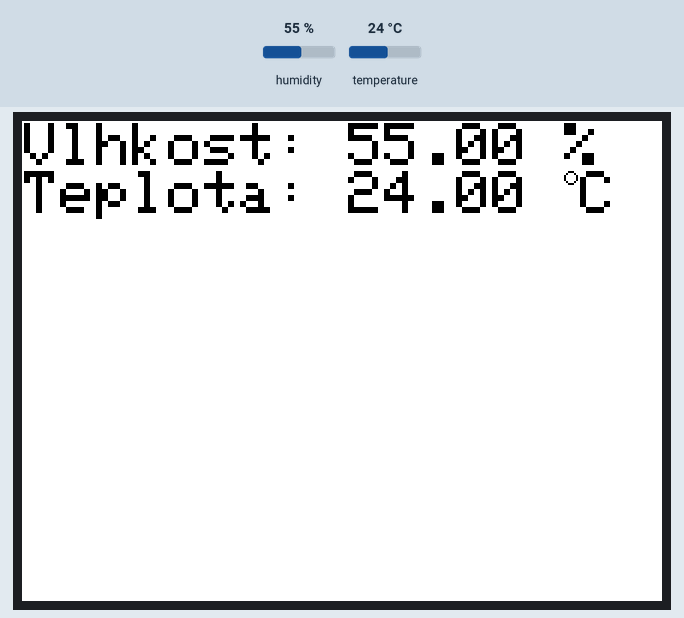
Simulated run of this sketch. Board: Arduino Mega 2560, built with avr-gcc and run on an emulated ATmega2560. On the bench: 320×240 colour display. Inputs (shaded band) come from the test bench; at power-on: humidity 55 %, temperature 24 °C.

Above: at 1.4 s.
1.5 s: humidity set to 22 %
At 3.9 s:
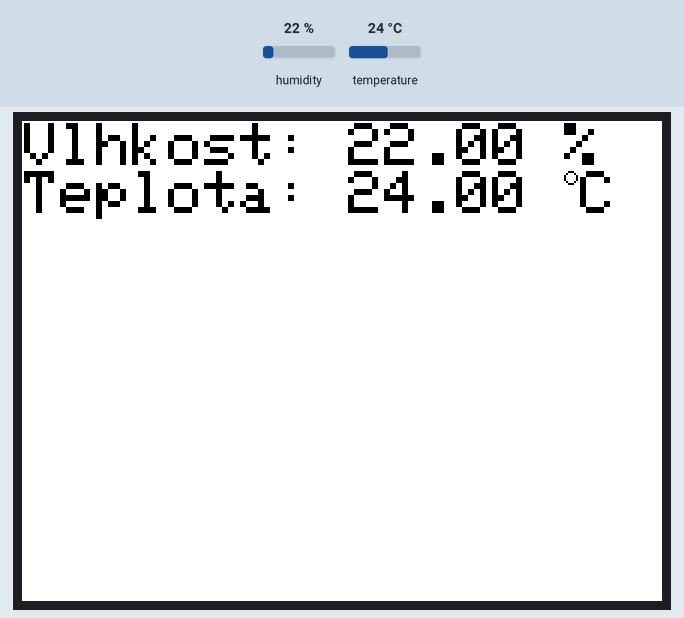
4.8 s: temperature set to 12 °C
At 6.1 s:
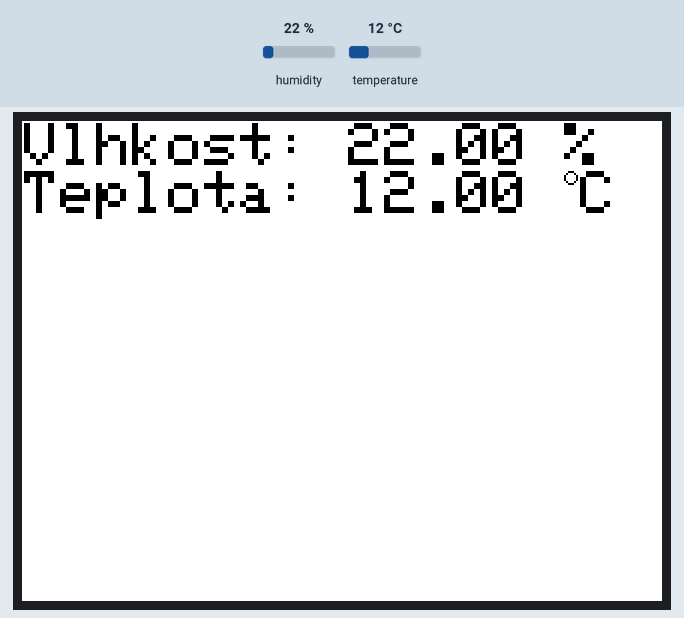
8.1 s: humidity set to 40 %
At 10.9 s:
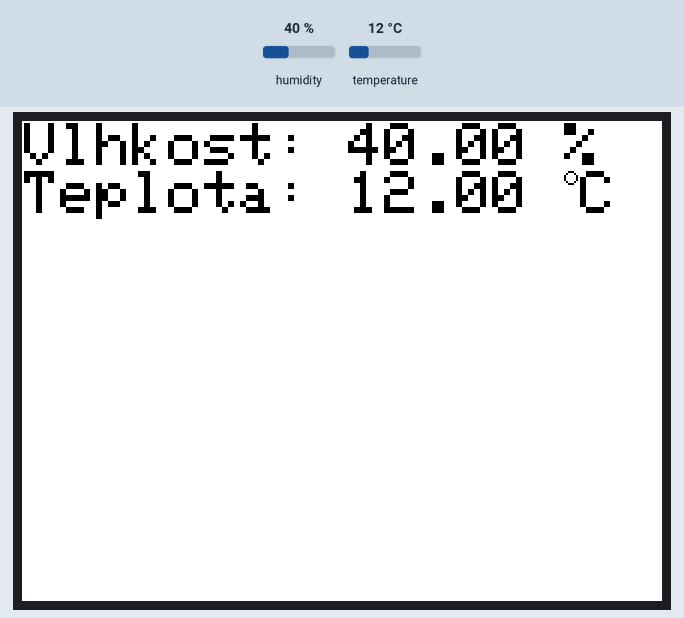
11.7 s: temperature set to 19 °C
Timing chart, 0 to 14.7 s (numbered marks = the images above; inputs shaded):
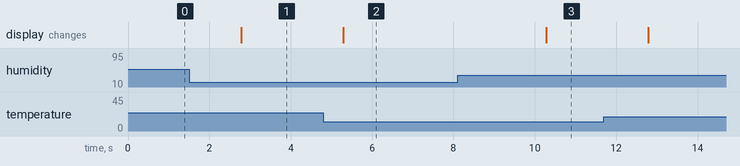

The sketch:

Vlhkomer.ino
```cpp
#include "DHT.h"
#define pinDHT 53

#define typDHT22 DHT22

DHT myDHT(pinDHT, typDHT22);

#include <LCDWIKI_GUI.h>
#include <LCDWIKI_SPI.h>

#include "SPI.h"
#include "Adafruit_GFX.h"
#include "Adafruit_ILI9341.h"

#define TFT_DC A3
#define TFT_CS A5
#define TFT_MOSI 51
#define TFT_CLK 52
#define TFT_RST A4
#define TFT_MISO 50
Adafruit_ILI9341 tft = Adafruit_ILI9341(TFT_CS, TFT_DC, TFT_MOSI, TFT_CLK, TFT_RST, TFT_MISO);

#include <SoftwareSerial.h>
const int RX = 13;
const int TX = 12;
SoftwareSerial bluetooth(TX, RX);

const long int timeUnit = 2500; // po kolika ms to má obnovovat data
const long int showedTime = 60; // kolik vteřin to má ukazovat

#include "plot.h"
Plot myPlot(1, 50, 318, 189, 100, 0, 50, 0, showedTime, timeUnit, ILI9341_BLUE, ILI9341_RED);

float tem;
float hum;
long int timeMillis;
long int nowTime;

void setup() {
  myDHT.begin();
  tft.begin();
  bluetooth.begin(9600);
  bluetooth.println("Arduino vlhkoměr je zapnutý");
  tft.setRotation(3);
  tft.fillScreen(ILI9341_WHITE);
  yield();
  tft.setTextColor(ILI9341_BLACK, ILI9341_WHITE);
  tft.setTextSize(3);
  timeMillis = -timeUnit;
  myPlot.Show(tft);
}

void loop() {
  nowTime = (long int) millis();
  if ((timeUnit - (nowTime - timeMillis)) > 0)
  {
  delay(timeUnit - (nowTime - timeMillis));
  }
  timeMillis = (long int) millis();

  tem = myDHT.readTemperature();
  hum = myDHT.readHumidity();

  if (isnan(tem) || isnan(hum)) {
    tft.setCursor(1, 1);
    tft.setTextSize(6);
    tft.println("Chyba    ");
    bluetooth.println("Chyba");
    tft.setTextSize(3);
  } else {
    tft.setCursor(1, 1);
    tft.print("Vlhkost: ");
    tft.print(hum);
    tft.println(" %");
    tft.setCursor(1, tft.getCursorY());
    tft.print("Teplota: ");
    tft.print(tem);
    tft.print(" ");
    printDegreeCharacter(tft, 3, ILI9341_BLACK);
    tft.print("C");
    bluetooth.print("Vlhkost: ");
    bluetooth.print(hum);
    bluetooth.print(" %, ");
    bluetooth.print("Teplota: ");
    bluetooth.print(tem);
    bluetooth.println(" °C");
    myPlot.Refresh(tft, hum, tem);
  }
}
```

plot.h
```cpp
#ifndef plot_h
#define plot_h

#include "SPI.h"
#include "Adafruit_GFX.h"
#include "Adafruit_ILI9341.h"

const int MaxTimeSize = 601; // maximálně graf dokáže zaznamenat 25 minut po 2.5 vteřinách při tomto nastavení MaxTimeSize

void printDegreeCharacter(Adafruit_ILI9341 &disp, int textSize, uint16_t color){
  disp.drawCircle(disp.getCursorX() + textSize, disp.getCursorY() + textSize, textSize, color);
  disp.setCursor(disp.getCursorX() + 2*textSize + 2, disp.getCursorY());
}


class Plot
{
  private:
  int x;
  int y;
  int width;
  int height;

  int filled;

  int plotX;
  int plotY;
  int plotWidth;
  int plotHeight;

  int MaxHum;
  int MinHum;
  int MaxHumUnit;
  int MaxTem;
  int MinTem;
  int MaxTemUnit;
  long int MaxTime;
  int MaxTimeUnit;
  long int timeSection;

  float UnitHum;
  float UnitTem;
  float UnitTime;

  uint16_t backgroundColor;
  uint16_t lineTextColor;
  uint16_t humColor;
  uint16_t temColor;

  public:
  float EntriesHum[MaxTimeSize];
  float EntriesTem[MaxTimeSize];

    Plot(int x, int y, int width, int height, int MaxHum, int MinHum, int MaxTem, int MinTem, long int MaxTime, long int timeSection, uint16_t humColor, uint16_t temColor)
    {
      this->x = x;
      this->y = y;
      this->width = width;
      this->height = height;

      this->humColor = humColor;
      this->temColor = temColor;
      backgroundColor = ILI9341_WHITE;
      lineTextColor = ILI9341_BLACK;

      plotX = x + 24;
      plotY = y;
      plotWidth = width - 48;
      plotHeight = height - 16;

      filled = -1;

      this->MaxHum = MaxHum;
      this->MinHum = MinHum;
      MaxHumUnit = MaxHum - MinHum;

      this->MaxTem = MaxTem;
      this->MinTem = MinTem;
      MaxTemUnit = MaxTem - MinTem;

      this->MaxTime = MaxTime;
      this->MaxTimeUnit = (int) round((float) MaxTime / ((float) timeSection / 1000.0));
      this->timeSection = timeSection;


      UnitHum = (float) (plotHeight-1) / (float) MaxHumUnit;
      UnitTem = (float) (plotHeight-1) / (float) MaxTemUnit;
      UnitTime = (float) (plotWidth-1) / (float) MaxTimeUnit;
    }

   void Show(Adafruit_ILI9341 disp){
    disp.drawFastVLine(plotX - 1, plotY, plotHeight, lineTextColor);
    disp.drawFastHLine(plotX - 1, plotY + plotHeight, plotWidth + 2, lineTextColor);
    disp.drawFastVLine(plotX + plotWidth, plotY, plotHeight, lineTextColor);

    disp.setTextSize(2);

    disp.setCursor(plotX - 1, plotY + plotHeight + 2);
    disp.print(MaxTime);
    disp.print(" s");

    // popisky
    disp.setRotation(2);
    disp.setCursor(disp.width() - (plotY + plotHeight) + 20, plotX - 17);
    disp.setTextColor(humColor);
    disp.print("-");
    disp.setTextColor(lineTextColor);
    disp.print("Vlhkost");
    disp.setCursor(disp.width() - (plotY + plotHeight) + 20, plotX + plotWidth + 2);
    disp.setTextColor(temColor);
    disp.print("-");
    disp.setTextColor(lineTextColor);
    disp.print("Teplota");
    disp.setRotation(3);

    //popisky hodnot
    disp.setTextSize(1);
    disp.setCursor(plotX - 25, plotY);
    disp.print(MaxHum);
    disp.print("%");
    disp.setCursor(plotX - 13, plotY + plotHeight - 7);
    disp.print(MinHum);
    disp.print("%");
    disp.setCursor(plotX + plotWidth + 2, plotY);
    disp.print(MaxTem);
    printDegreeCharacter(disp, 1, lineTextColor);
    disp.print("C");
    disp.setCursor(plotX + plotWidth + 2, plotY + plotHeight - 7);
    disp.print(MinTem);
    printDegreeCharacter(disp, 1, lineTextColor);
    disp.print("C");

    disp.setTextSize(3);
   }

   void NewEntryReplace(float hum, float tem){
      for (int i = 0; i < MaxTimeUnit; i++)
      {
        EntriesHum[i] = EntriesHum[i+1];
        EntriesTem[i] = EntriesTem[i+1];
        }
      EntriesHum[MaxTimeUnit] = hum;
      EntriesTem[MaxTimeUnit] = tem;
   }

  void NewEntryAdd(float hum, float tem){
    filled++;
    EntriesHum[filled] = hum;
    EntriesTem[filled] = tem;
  }

  void Refresh(Adafruit_ILI9341 disp, float hum, float tem){
    if (filled == MaxTimeUnit){
     WriteGraph(disp, backgroundColor, backgroundColor);
     NewEntryReplace(hum, tem);
     WriteGraph(disp, humColor, temColor);
    }
    else if (filled > -1)
    {
      NewEntryAdd(hum, tem);
      WriteLineHum(disp, filled - 1, humColor);
      WriteLineTem(disp, filled - 1, temColor);
    }
    else
    {
      NewEntryAdd(hum, tem);
    }
  }

  private:

  void WriteLineHum(Adafruit_ILI9341 disp, int pos, uint16_t color){
      disp.drawLine(plotX + pos*UnitTime, plotY + plotHeight - EntriesHum[pos]*UnitHum, plotX + (pos+1)*UnitTime, plotY + plotHeight - EntriesHum[pos+1]*UnitHum, color);
  }

  void WriteLineTem(Adafruit_ILI9341 disp, int pos, uint16_t color){
      disp.drawLine(plotX + pos*UnitTime, plotY + plotHeight - EntriesTem[pos]*UnitTem, plotX + (pos+1)*UnitTime, plotY + plotHeight - EntriesTem[pos+1]*UnitTem, color);
  }


  void WriteGraph(Adafruit_ILI9341 disp, uint16_t HumColor, uint16_t TemColor){
    for (int i = 0; i < filled; i++){
      WriteLineHum(disp, i, HumColor);
      WriteLineTem(disp, i, TemColor);
    }
  }


};
#endif
```

Measured:
- after the input at 1.5 s, the display: changes after 1.3 s (image 1)
- after the input at 4.8 s, the display: changes after 0.49 s (image 2)
- after the input at 8.1 s, the display: changes after 2.2 s (image 3)
